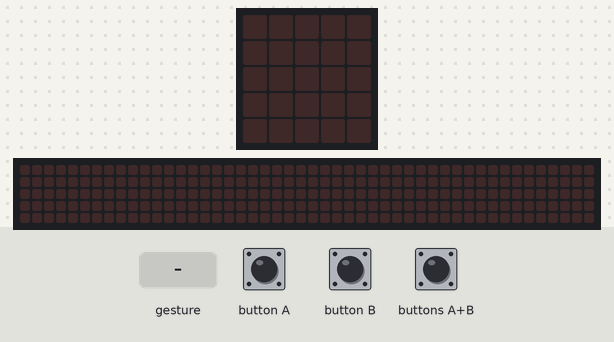
A program run on a simulated BBC micro:bit (MakeCode). Parts: the board's 5×5 LED display, a strip that is not on the board, showing the scrolling text unrolled. The test bench sets the inputs (shaded band). A tilt is held for 1.5 s and a shake lasts 1 s, then the board lies face up again; the 48×5 strip is a reading aid, not a part: it shows the text the display is scrolling, unrolled, one strip-width of it at a time.

Above: at 1.2 s.
1.3 s: buttons A+B pressed for 0.15 s
At 1.52 s:
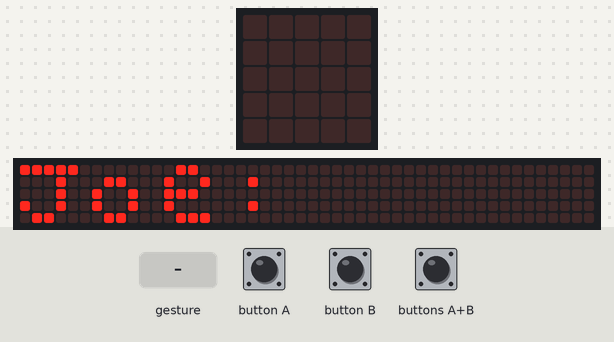
4.3 s: gesture 'shake'
7.3 s: buttons A+B pressed for 1 s
11.3 s: gesture 'shake'
At 12.17 s:
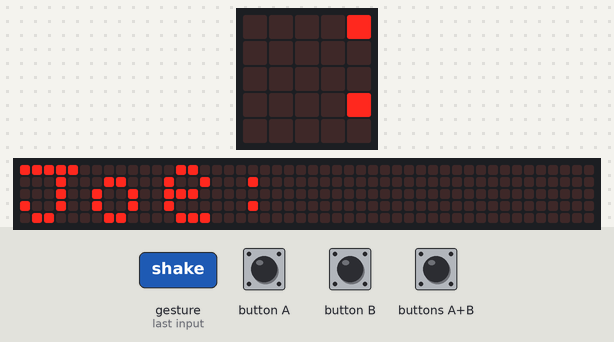
14.3 s: gesture 'shake'
At 15.02 s:
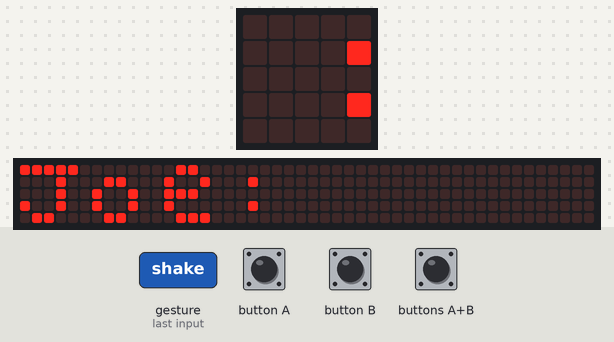
17.3 s: buttons A+B pressed for 0.15 s
At 22.52 s:
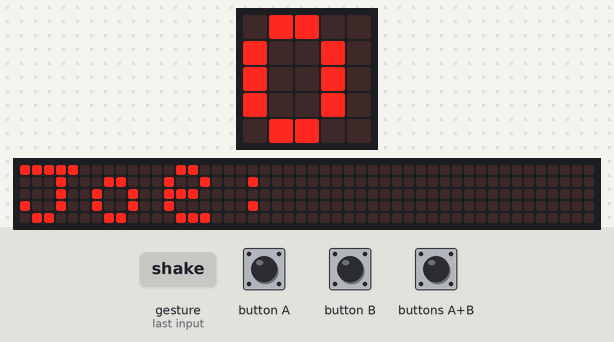

The program:

main.ts
```typescript
input.onButtonPressed(Button.A, function () {
    Player1 += 1
    basic.showNumber(Player1)
})
input.onGesture(Gesture.Shake, function () {
    Player1 = 0
    Player2 = 0
    basic.clearScreen()
})
input.onButtonPressed(Button.AB, function () {
    basic.showString("Joe:")
    basic.showNumber(Player1)
    basic.showString("Sam:")
    basic.showNumber(Player2)
})
input.onButtonPressed(Button.B, function () {
    Player2 += 1
    basic.showNumber(Player2)
})
let Player2 = 0
let Player1 = 0
Player1 = 0
Player2 = 0
```

test.ts
```typescript
// 在此处测试；当此软件包作为插件使用时，将不会编译此软件包。
```

Measured:
- after the input at 1.3 s, the display: changes after 0.15 s (image 1)
- after the input at 11.3 s, the display: first changes after 0.20 s (image 2 shows a later state)
- after the input at 17.3 s, the display: first differs from a run without the input after 5.2 s (image 4)
